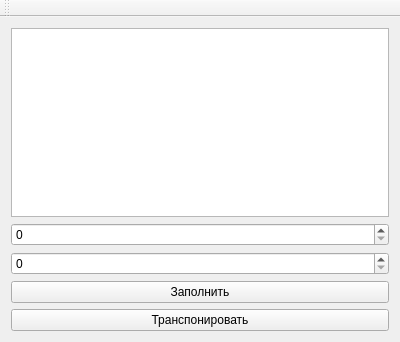
<?xml version="1.0" encoding="UTF-8"?>
<ui version="4.0">
 <class>MainWindow</class>
 <widget class="QMainWindow" name="MainWindow">
  <property name="geometry">
   <rect>
    <x>0</x>
    <y>0</y>
    <width>400</width>
    <height>342</height>
   </rect>
  </property>
  <property name="windowTitle">
   <string>MainWindow</string>
  </property>
  <widget class="QWidget" name="centralWidget">
   <layout class="QGridLayout" name="gridLayout">
    <item row="0" column="0">
     <widget class="QTableWidget" name="tableWidget"/>
    </item>
    <item row="1" column="0">
     <widget class="QSpinBox" name="spinBox"/>
    </item>
    <item row="2" column="0">
     <widget class="QSpinBox" name="spinBox_2"/>
    </item>
    <item row="4" column="0">
     <widget class="QPushButton" name="pushButton">
      <property name="text">
       <string>Заполнить</string>
      </property>
     </widget>
    </item>
    <item row="5" column="0">
     <widget class="QPushButton" name="pushButton_2">
      <property name="text">
       <string>Транспонировать</string>
      </property>
     </widget>
    </item>
   </layout>
  </widget>
  <widget class="QMenuBar" name="menuBar">
   <property name="geometry">
    <rect>
     <x>0</x>
     <y>0</y>
     <width>400</width>
     <height>22</height>
    </rect>
   </property>
  </widget>
  <widget class="QToolBar" name="mainToolBar">
   <attribute name="toolBarArea">
    <enum>TopToolBarArea</enum>
   </attribute>
   <attribute name="toolBarBreak">
    <bool>false</bool>
   </attribute>
  </widget>
 </widget>
 <layoutdefault spacing="6" margin="11"/>
 <resources/>
 <connections/>
</ui>
